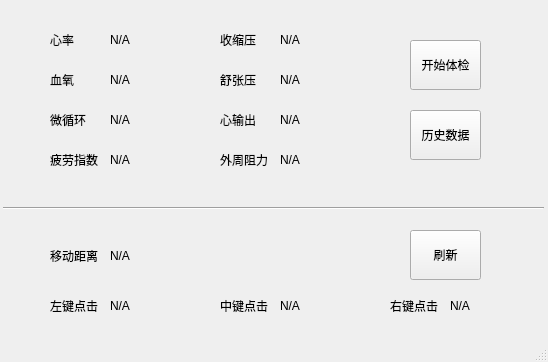
<?xml version="1.0" encoding="UTF-8"?>
<ui version="4.0">
 <class>MainWindow</class>
 <widget class="QMainWindow" name="MainWindow">
  <property name="geometry">
   <rect>
    <x>0</x>
    <y>0</y>
    <width>548</width>
    <height>362</height>
   </rect>
  </property>
  <property name="windowTitle">
   <string>CyMouse 数据查看工具 v1.0</string>
  </property>
  <widget class="QWidget" name="centralwidget">
   <widget class="QLabel" name="label_hr_title">
    <property name="geometry">
     <rect>
      <x>50</x>
      <y>30</y>
      <width>50</width>
      <height>20</height>
     </rect>
    </property>
    <property name="text">
     <string>心率</string>
    </property>
   </widget>
   <widget class="QLabel" name="label_hr_value">
    <property name="geometry">
     <rect>
      <x>110</x>
      <y>30</y>
      <width>50</width>
      <height>20</height>
     </rect>
    </property>
    <property name="text">
     <string>N/A</string>
    </property>
   </widget>
   <widget class="QLabel" name="label_spo2_title">
    <property name="geometry">
     <rect>
      <x>50</x>
      <y>70</y>
      <width>50</width>
      <height>20</height>
     </rect>
    </property>
    <property name="text">
     <string>血氧</string>
    </property>
   </widget>
   <widget class="QLabel" name="label_spo2_value">
    <property name="geometry">
     <rect>
      <x>110</x>
      <y>70</y>
      <width>50</width>
      <height>20</height>
     </rect>
    </property>
    <property name="text">
     <string>N/A</string>
    </property>
   </widget>
   <widget class="QLabel" name="label_mc_title">
    <property name="geometry">
     <rect>
      <x>50</x>
      <y>110</y>
      <width>50</width>
      <height>20</height>
     </rect>
    </property>
    <property name="text">
     <string>微循环</string>
    </property>
   </widget>
   <widget class="QLabel" name="label_mc_value">
    <property name="geometry">
     <rect>
      <x>110</x>
      <y>110</y>
      <width>50</width>
      <height>20</height>
     </rect>
    </property>
    <property name="text">
     <string>N/A</string>
    </property>
   </widget>
   <widget class="QLabel" name="label_fi_title">
    <property name="geometry">
     <rect>
      <x>50</x>
      <y>150</y>
      <width>50</width>
      <height>20</height>
     </rect>
    </property>
    <property name="text">
     <string>疲劳指数</string>
    </property>
   </widget>
   <widget class="QLabel" name="label_fi_value">
    <property name="geometry">
     <rect>
      <x>110</x>
      <y>150</y>
      <width>50</width>
      <height>20</height>
     </rect>
    </property>
    <property name="text">
     <string>N/A</string>
    </property>
   </widget>
   <widget class="QLabel" name="label_sbp_title">
    <property name="geometry">
     <rect>
      <x>220</x>
      <y>30</y>
      <width>50</width>
      <height>20</height>
     </rect>
    </property>
    <property name="text">
     <string>收缩压</string>
    </property>
   </widget>
   <widget class="QLabel" name="label_sbp_value">
    <property name="geometry">
     <rect>
      <x>280</x>
      <y>30</y>
      <width>50</width>
      <height>20</height>
     </rect>
    </property>
    <property name="text">
     <string>N/A</string>
    </property>
   </widget>
   <widget class="QLabel" name="label_dbp_title">
    <property name="geometry">
     <rect>
      <x>220</x>
      <y>70</y>
      <width>50</width>
      <height>20</height>
     </rect>
    </property>
    <property name="text">
     <string>舒张压</string>
    </property>
   </widget>
   <widget class="QLabel" name="label_dbp_value">
    <property name="geometry">
     <rect>
      <x>280</x>
      <y>70</y>
      <width>50</width>
      <height>20</height>
     </rect>
    </property>
    <property name="text">
     <string>N/A</string>
    </property>
   </widget>
   <widget class="QLabel" name="label_co_title">
    <property name="geometry">
     <rect>
      <x>220</x>
      <y>110</y>
      <width>50</width>
      <height>20</height>
     </rect>
    </property>
    <property name="text">
     <string>心输出</string>
    </property>
   </widget>
   <widget class="QLabel" name="label_co_value">
    <property name="geometry">
     <rect>
      <x>280</x>
      <y>110</y>
      <width>50</width>
      <height>20</height>
     </rect>
    </property>
    <property name="text">
     <string>N/A</string>
    </property>
   </widget>
   <widget class="QLabel" name="label_pr_title">
    <property name="geometry">
     <rect>
      <x>220</x>
      <y>150</y>
      <width>50</width>
      <height>20</height>
     </rect>
    </property>
    <property name="text">
     <string>外周阻力</string>
    </property>
   </widget>
   <widget class="QLabel" name="label_pr_value">
    <property name="geometry">
     <rect>
      <x>280</x>
      <y>150</y>
      <width>50</width>
      <height>20</height>
     </rect>
    </property>
    <property name="text">
     <string>N/A</string>
    </property>
   </widget>
   <widget class="QPushButton" name="btn_start">
    <property name="geometry">
     <rect>
      <x>410</x>
      <y>40</y>
      <width>71</width>
      <height>50</height>
     </rect>
    </property>
    <property name="text">
     <string>开始体检</string>
    </property>
   </widget>
   <widget class="QPushButton" name="btn_history">
    <property name="geometry">
     <rect>
      <x>410</x>
      <y>110</y>
      <width>71</width>
      <height>50</height>
     </rect>
    </property>
    <property name="text">
     <string>历史数据</string>
    </property>
   </widget>
   <widget class="Line" name="line">
    <property name="geometry">
     <rect>
      <x>3</x>
      <y>200</y>
      <width>541</width>
      <height>16</height>
     </rect>
    </property>
    <property name="orientation">
     <enum>Qt::Orientation::Horizontal</enum>
    </property>
   </widget>
   <widget class="QLabel" name="label">
    <property name="geometry">
     <rect>
      <x>50</x>
      <y>246</y>
      <width>50</width>
      <height>20</height>
     </rect>
    </property>
    <property name="text">
     <string>移动距离</string>
    </property>
   </widget>
   <widget class="QLabel" name="label_distance">
    <property name="geometry">
     <rect>
      <x>110</x>
      <y>246</y>
      <width>50</width>
      <height>20</height>
     </rect>
    </property>
    <property name="text">
     <string>N/A</string>
    </property>
   </widget>
   <widget class="QLabel" name="label_3">
    <property name="geometry">
     <rect>
      <x>50</x>
      <y>296</y>
      <width>50</width>
      <height>20</height>
     </rect>
    </property>
    <property name="text">
     <string>左键点击</string>
    </property>
   </widget>
   <widget class="QLabel" name="label_leftclick">
    <property name="geometry">
     <rect>
      <x>110</x>
      <y>296</y>
      <width>50</width>
      <height>20</height>
     </rect>
    </property>
    <property name="text">
     <string>N/A</string>
    </property>
   </widget>
   <widget class="QLabel" name="label_5">
    <property name="geometry">
     <rect>
      <x>390</x>
      <y>296</y>
      <width>50</width>
      <height>20</height>
     </rect>
    </property>
    <property name="text">
     <string>右键点击</string>
    </property>
   </widget>
   <widget class="QLabel" name="label_rightclick">
    <property name="geometry">
     <rect>
      <x>450</x>
      <y>296</y>
      <width>50</width>
      <height>20</height>
     </rect>
    </property>
    <property name="text">
     <string>N/A</string>
    </property>
   </widget>
   <widget class="QLabel" name="label_7">
    <property name="geometry">
     <rect>
      <x>220</x>
      <y>296</y>
      <width>50</width>
      <height>20</height>
     </rect>
    </property>
    <property name="text">
     <string>中键点击</string>
    </property>
   </widget>
   <widget class="QLabel" name="label_midclick">
    <property name="geometry">
     <rect>
      <x>280</x>
      <y>296</y>
      <width>50</width>
      <height>20</height>
     </rect>
    </property>
    <property name="text">
     <string>N/A</string>
    </property>
   </widget>
   <widget class="QPushButton" name="btn_mousedata">
    <property name="geometry">
     <rect>
      <x>410</x>
      <y>230</y>
      <width>71</width>
      <height>50</height>
     </rect>
    </property>
    <property name="text">
     <string>刷新</string>
    </property>
   </widget>
  </widget>
  <widget class="QStatusBar" name="statusBar"/>
 </widget>
 <resources/>
 <connections/>
</ui>
